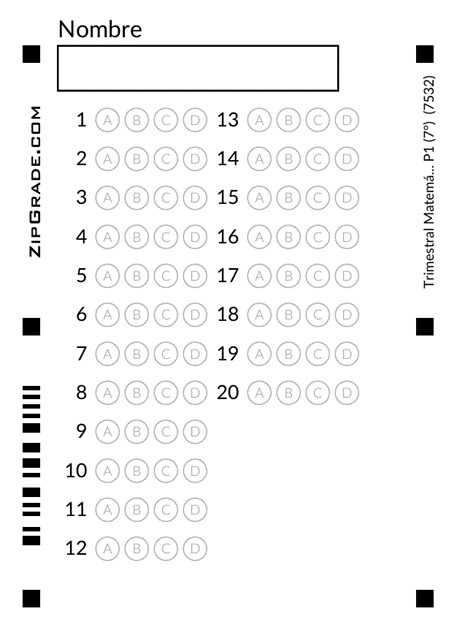
#> input picture omr/template_base.png, 465 x 633 px
$ python -i main.py   (imports and definitions only)
#> lines starting #> are read from the running program, lines starting #| are printed output that depends on the picture; after the words box and inside, x2 and y2 are one past the last pixel; in counts of white or black regions, pixels touching at a corner belong together
import cv2
import json
import sys
import numpy as np
import os

OPTIONS = ["A", "B", "C", "D"]

CANONICAL_WIDTH = 465
CANONICAL_HEIGHT = 633

TEMPLATE_PATH = os.path.join(os.path.dirname(__file__), "template_base.png")

EXPECTED_MARKER_POINTS = np.array([
    [30, 55],    # top-left
    [422, 55],   # top-right
    [30, 600],   # bottom-left
    [422, 600],  # bottom-right
], dtype=np.float32)

INNER_RADIUS = 6
MIN_THRESHOLD = 0.05
MULTIPLE_RELATIVE_THRESHOLD = 0.82


def detect_marker_centers(gray):
    _, th = cv2.threshold(gray, 70, 255, cv2.THRESH_BINARY_INV)
    contours, _ = cv2.findContours(th, cv2.RETR_EXTERNAL, cv2.CHAIN_APPROX_SIMPLE)

    candidates = []
    for cnt in contours:
        area = cv2.contourArea(cnt)
        if area < 80 or area > 5000:
            continue

        x, y, w, h = cv2.boundingRect(cnt)
        aspect = w / float(h) if h > 0 else 0

        if 0.6 <= aspect <= 1.4:
            cx = x + w / 2
            cy = y + h / 2
            candidates.append((cx, cy, area, x, y, w, h))

    if len(candidates) < 4:
        raise Exception("No se encontraron suficientes marcadores negros")

    h, w = gray.shape[:2]
    corners = {
        "tl": (0, 0),
        "tr": (w, 0),
        "bl": (0, h),
        "br": (w, h),
    }

    def dist(p, q):
        return ((p[0] - q[0]) ** 2 + (p[1] - q[1]) ** 2) ** 0.5

    points = {}
    for key, corner in corners.items():
        best = min(candidates, key=lambda c: dist((c[0], c[1]), corner))
        points[key] = [best[0], best[1]]

    return np.array([
        points["tl"],
        points["tr"],
        points["bl"],
        points["br"],
    ], dtype=np.float32)


def warp_sheet(image):
    gray = cv2.cvtColor(image, cv2.COLOR_BGR2GRAY)
    markers = detect_marker_centers(gray)

    transform = cv2.getPerspectiveTransform(markers, EXPECTED_MARKER_POINTS)
    warped = cv2.warpPerspective(
        image,
        transform,
        (CANONICAL_WIDTH, CANONICAL_HEIGHT)
    )

    return warped


def detect_bubbles_from_template():
    template = cv2.imread(TEMPLATE_PATH)
    if template is None:
        raise Exception("No se pudo abrir omr/template_base.png")

    warped = warp_sheet(template)
    gray = cv2.cvtColor(warped, cv2.COLOR_BGR2GRAY)

    circles = cv2.HoughCircles(
        gray,
        cv2.HOUGH_GRADIENT,
        dp=1.15,
        minDist=20,
        param1=100,
        param2=14,
        minRadius=8,
        maxRadius=14
    )

    if circles is None:
        raise Exception("No se detectaron burbujas en la plantilla base")

    circles = np.round(circles[0]).astype(int)

    filtered = []
    for x, y, r in circles:
        if 85 <= x <= 365 and 110 <= y <= 560:
            filtered.append((x, y, r))

    if len(filtered) < 80:
        raise Exception(f"Se detectaron muy pocas burbujas: {len(filtered)}")

    xs = sorted([c[0] for c in filtered])
    ys = sorted([c[1] for c in filtered])

    def cluster(vals, tol=10):
        groups = []
        for v in vals:
            if not groups or abs(v - groups[-1][-1]) > tol:
                groups.append([v])
            else:
                groups[-1].append(v)
        return [int(round(sum(g) / len(g))) for g in groups]

    x_groups = cluster(xs, tol=10)
    x_groups = [x for x in x_groups if 90 <= x <= 360]

    if len(x_groups) < 8:
        raise Exception(f"No se pudieron inferir bien las columnas: {x_groups}")

    x_groups = sorted(x_groups)[:8]
    left_x = x_groups[:4]
    right_x = x_groups[4:8]

    y_groups = cluster(ys, tol=10)
    y_groups = [y for y in y_groups if 110 <= y <= 560]

    if len(y_groups) < 12:
        raise Exception(f"No se pudieron inferir bien las filas: {y_groups}")

    left_y = y_groups[:12]
    right_y = y_groups[:8]

    mapping = {}

    for idx, y in enumerate(left_y, start=1):
        mapping[idx] = {
            "A": (left_x[0], y),
            "B": (left_x[1], y),
            "C": (left_x[2], y),
            "D": (left_x[3], y),
        }

    for offset, y in enumerate(right_y, start=13):
        mapping[offset] = {
            "A": (right_x[0], y),
            "B": (right_x[1], y),
            "C": (right_x[2], y),
            "D": (right_x[3], y),
        }

    return mapping, warped


def preprocess_gray(gray):
    gray = cv2.GaussianBlur(gray, (5, 5), 0)
    return gray


def build_darkening_image(student_gray, template_gray):
    """
    Solo deja cambios donde el estudiante oscureció respecto a la hoja base.
    Eso evita que el borde impreso del círculo cuente como marca.
    """
    student_p = preprocess_gray(student_gray)
    template_p = preprocess_gray(template_gray)

    darkening = cv2.subtract(template_p, student_p)

    _, th = cv2.threshold(darkening, 18, 255, cv2.THRESH_BINARY)

    kernel = np.ones((3, 3), np.uint8)
    th = cv2.morphologyEx(th, cv2.MORPH_OPEN, kernel)
    th = cv2.morphologyEx(th, cv2.MORPH_CLOSE, kernel)

    return th


def bubble_score(diff_img, cx, cy, radius):
    mask = np.zeros(diff_img.shape, dtype=np.uint8)
    cv2.circle(mask, (int(cx), int(cy)), int(radius), 255, -1)

    masked = cv2.bitwise_and(diff_img, diff_img, mask=mask)
    filled = cv2.countNonZero(masked)
    total = cv2.countNonZero(mask)

    return filled / total if total > 0 else 0.0


def robust_threshold(all_scores):
    scores = np.array(all_scores, dtype=np.float32)

    median = float(np.median(scores))
    mad = float(np.median(np.abs(scores - median)))

    threshold = median + max(0.03, 4.0 * mad)
    threshold = max(threshold, MIN_THRESHOLD)

    return threshold


def detect_answers(image_path):
#> called with image_path = 'template_base.png'
    image = cv2.imread(image_path)
#> image is the input picture: shape (633, 465, 3); mean B, G, R 245.7, 245.7, 245.7
    if image is None:
        raise Exception("No se pudo abrir la imagen enviada")

    student_warped = warp_sheet(image)
#> in detect_marker_centers, `_, th = cv2.threshold(gray, 70, 255, cv2.THRESH_BINARY_INV)`:
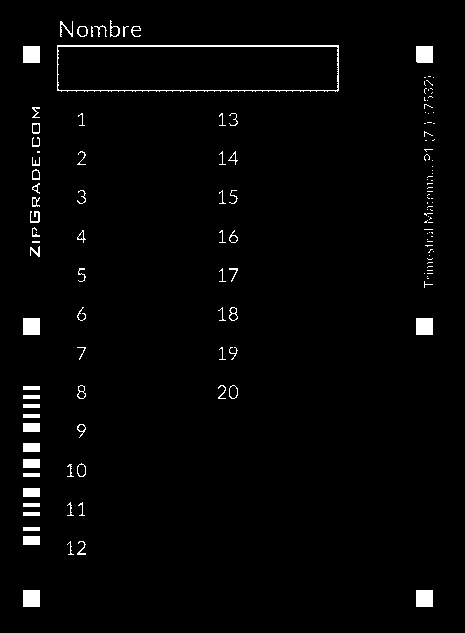
#> th: shape (633, 465); 2.1% white; 138 white regions (71 under 20 px)
#> in detect_marker_centers, `contours, _ = cv2.findContours(th, cv2.RETR_EXTERNAL, cv2.CHAIN_APPROX..`: contours = 138 contours, 100 with area under 20; largest, box (x1, y1, x2, y2) and area: (57, 45, 339, 92) 12692, (416, 590, 433, 607) 256, (23, 590, 40, 607) 256, (416, 318, 433, 335) 256, (23, 318, 40, 335) 256
#> the loop in detect_marker_centers, `for cnt in contours:` made 138 passes
#> (cnt, area, x, y, w, h, aspect, cx) on passes 1, 2, 29, 30: ([[416, 590], [416, 606], [432, 606], [432, 590]], 256, 416, 590, 17, 17, 1, 424.5), ([[23, 590], [23, 606], [39, 606], [39, 590]], 256, 23, 590, 17, 17, 1, 31.5), ([[416, 318], [416, 334], [432, 334], [432, 318]], 256, 416, 318, 17, 17, 1, 424.5), ([[23, 318], [23, 334], [39, 334], [39, 318]], 256, 23, 318, 17, 17, 1, 31.5)
#> (area, x, y, w, h, aspect, cx, cy) on passes 14, 23, 31, 129, 130, 135: (88, 77, 463, 9, 14, 0.643, 81.5, 470), (89.5, 229, 385, 9, 14, 0.643, 233.5, 392), (80, 229, 307, 9, 14, 0.643, 233.5, 314), (255.5, 416, 46, 17, 17, 1, 424.5, 54.5), (256, 23, 46, 17, 17, 1, 31.5, 54.5), (85.5, 77, 26, 11, 11, 1, 82.5, 31.5)
#> after the loop in detect_marker_centers, `for cnt in contours:`: candidates = 10 items
#> the loop in detect_marker_centers, `for key, corner in corners.items():` made 4 passes
#> best on passes 1 to 4: (31.5, 54.5, 256, 23, 46, 17, 17), (424.5, 54.5, 255.5, 416, 46, 17, 17), (31.5, 598.5, 256, 23, 590, 17, 17), (424.5, 598.5, 256, 416, 590, 17, 17)
#> after the loop in detect_marker_centers, `for key, corner in corners.items():`: points = {'tl': [31.5, 54.5], 'tr': [424.5, 54.5], 'bl': [31.5, 598.5], 'br': [424.5, 598.5]}
#> in warp_sheet, `markers = detect_marker_centers(gray)`: markers = [[31.5, 54.5], [424.5, 54.5], [31.5, 598.5], [424.5, 598.5]]
#> in warp_sheet, `transform = cv2.getPerspectiveTransform(markers, EXPECTED_MARKER_POINTS)`: transform = [[0.997, -8.26e-18, -1.42], [4.42e-17, 1, 0.4], [5.31e-19, -2.68e-19, 1]]
#> in warp_sheet, `warped = cv2.warpPerspective( image, transform, (CANONICAL_WIDTH, CANO..`:
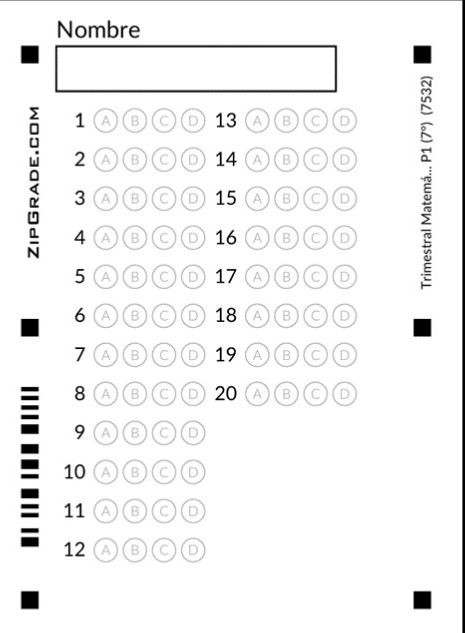
#> warped: shape (633, 465, 3); mean B, G, R 244.1, 244.1, 244.1
    bubble_map, template_warped = detect_bubbles_from_template()
#> the loop in detect_marker_centers (call 2), `for cnt in contours:` made 138 passes
#> the loop in detect_marker_centers (call 2), `for key, corner in corners.items():` made 4 passes
#> in detect_bubbles_from_template, `circles = cv2.HoughCircles( gray, cv2.HOUGH_GRADIENT, dp=1.15, minDist..`: circles = 86 rows, first 8: [192.6, 120.2, 12.83], [257, 237.5, 12.83], [105.2, 198.4, 10.41], [285.8, 120.2, 10.41], [285.8, 198.4, 10.41], [105.2, 159.3, 10.41], [192.6, 159.3, 10.41], [192.6, 198.4, 10.41]
#> in detect_bubbles_from_template, `circles = np.round(circles[0]).astype(int)`: circles = 86 rows, first 8: [193, 120, 13], [257, 237, 13], [105, 198, 10], [286, 120, 10], [286, 198, 10], [105, 159, 10], [193, 159, 10], [193, 198, 10]
#> the loop in detect_bubbles_from_template, `for x, y, r in circles:` made 86 passes
#> (x, y, r) on passes 1 to 12: (193, 120, 13), (257, 237, 13), (105, 198, 10), (286, 120, 10), (286, 198, 10), (105, 159, 10), (193, 159, 10), (193, 198, 10), (344, 198, 10), (193, 237, 11), (286, 159, 10), (105, 120, 10)
#> after the loop in detect_bubbles_from_template, `for x, y, r in circles:`: filtered = 81 items, first 6: (193, 120, 13), (257, 237, 13), (105, 198, 10), (286, 120, 10), (286, 198, 10), (105, 159, 10)
#> in detect_bubbles_from_template, `xs = sorted([c[0] for c in filtered])`: xs = 81 values from 85 to 344
#> in detect_bubbles_from_template, `ys = sorted([c[1] for c in filtered])`: ys = 81 values from 120 to 550
#> the loop in cluster, `for v in vals:` made 81 passes
#> v on passes 1 to 12: 85, 105, 105, 105, 105, 105, 105, 105, 105, 105, 105, 105
#> after the loop in cluster, `for v in vals:`: groups = 9 items
#> in detect_bubbles_from_template, `x_groups = cluster(xs, tol=10)`: x_groups = [85, 105, 134, 164, 193, 257, 286, 315, 344]
#> in detect_bubbles_from_template, `x_groups = [x for x in x_groups if 90 <= x <= 360]`: x_groups = [105, 134, 164, 193, 257, 286, 315, 344]
#> in detect_bubbles_from_template, `left_x = x_groups[:4]`: left_x = [105, 134, 164, 193]
#> in detect_bubbles_from_template, `right_x = x_groups[4:8]`: right_x = [257, 286, 315, 344]
#> the loop in cluster (call 2), `for v in vals:` made 81 passes
#> v on passes 1 to 12: 120, 120, 120, 120, 120, 120, 120, 120, 159, 159, 159, 159
#> in detect_bubbles_from_template, `y_groups = cluster(ys, tol=10)`: y_groups = [120, 159, 198, 237, 277, 316, 354, 394, 433, 471, 510, 550]
#> in detect_bubbles_from_template, `left_y = y_groups[:12]`: left_y has the same summary as y_groups
#> in detect_bubbles_from_template, `right_y = y_groups[:8]`: right_y = [120, 159, 198, 237, 277, 316, 354, 394]
#> the loop in detect_bubbles_from_template, `for idx, y in enumerate(left_y, start=1):` made 12 passes
#> y on passes 1 to 12: 120, 159, 198, 237, 277, 316, 354, 394, 433, 471, 510, 550
#> after the loop in detect_bubbles_from_template, `for idx, y in enumerate(left_y, start=1):`: mapping = 12 items
#> the loop in detect_bubbles_from_template, `for offset, y in enumerate(right_y, start=13):` made 8 passes
#> after the loop in detect_bubbles_from_template, `for offset, y in enumerate(right_y, start=13):`: mapping = 20 items
#> bubble_map = 20 items

    student_gray = cv2.cvtColor(student_warped, cv2.COLOR_BGR2GRAY)
    template_gray = cv2.cvtColor(template_warped, cv2.COLOR_BGR2GRAY)

    diff_img = build_darkening_image(student_gray, template_gray)
#> in preprocess_gray, `gray = cv2.GaussianBlur(gray, (5, 5), 0)`:
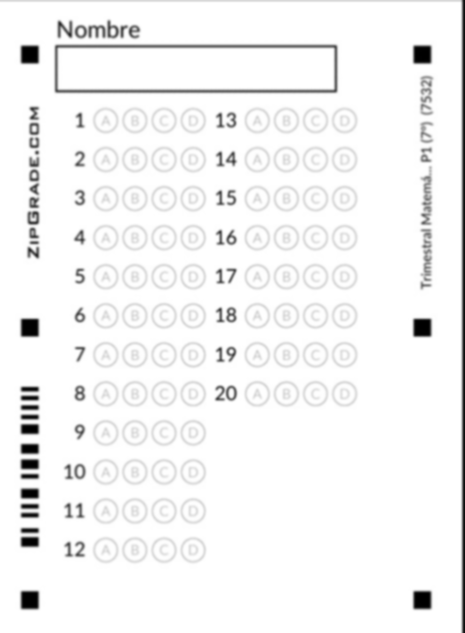
#> gray: shape (633, 465); min 0, max 255, mean 244.2
#> in build_darkening_image, `darkening = cv2.subtract(template_p, student_p)`: darkening: shape (633, 465); every value is 0

    # primero sacar todos los scores para calcular umbral dinámico
    per_question_metrics = {}
    all_scores = []

    for q in range(1, 21):
        metrics = []
        for option in OPTIONS:
            cx, cy = bubble_map[q][option]
            score = bubble_score(diff_img, cx, cy, INNER_RADIUS)
            metrics.append({
                "option": option,
                "fillRatio": round(score, 4)
            })
            all_scores.append(score)
        per_question_metrics[q] = metrics
#> after the loop, all_scores = 80 values from 0 to 0; per_question_metrics = 20 items

    threshold = robust_threshold(all_scores)
#> in robust_threshold, `scores = np.array(all_scores, dtype=np.float32)`: scores = 80 values from 0 to 0
#> in robust_threshold, `median = float(np.median(scores))`: median = 0
#> in robust_threshold, `threshold = median + max(0.03, 4.0 * mad)`: threshold = 0.03
#> in robust_threshold, `threshold = max(threshold, MIN_THRESHOLD)`: threshold = 0.05
#> threshold = 0.05

    results = []

    for q in range(1, 21):
        metrics = per_question_metrics[q]
        metrics_sorted = sorted(metrics, key=lambda m: m["fillRatio"], reverse=True)
        best = metrics_sorted[0]
        second = metrics_sorted[1]

        detected_option = None
        status = "blank"

        if best["fillRatio"] < threshold:
            status = "blank"
        elif second["fillRatio"] >= threshold and second["fillRatio"] >= best["fillRatio"] * MULTIPLE_RELATIVE_THRESHOLD:
            status = "multiple"
        else:
            status = "detected"
            detected_option = best["option"]

        results.append({
            "questionNumber": q,
            "detectedOption": detected_option,
            "status": status,
            "confidence": round(best["fillRatio"], 4),
            "metrics": metrics
        })
#> after the loop, results = 20 items

    return results


# [48 lines left out: functions calculate_score, main, not called in this run]


# [2 lines not run here, left out]

>>> result = detect_answers('template_base.png')
#> result = 20 items
